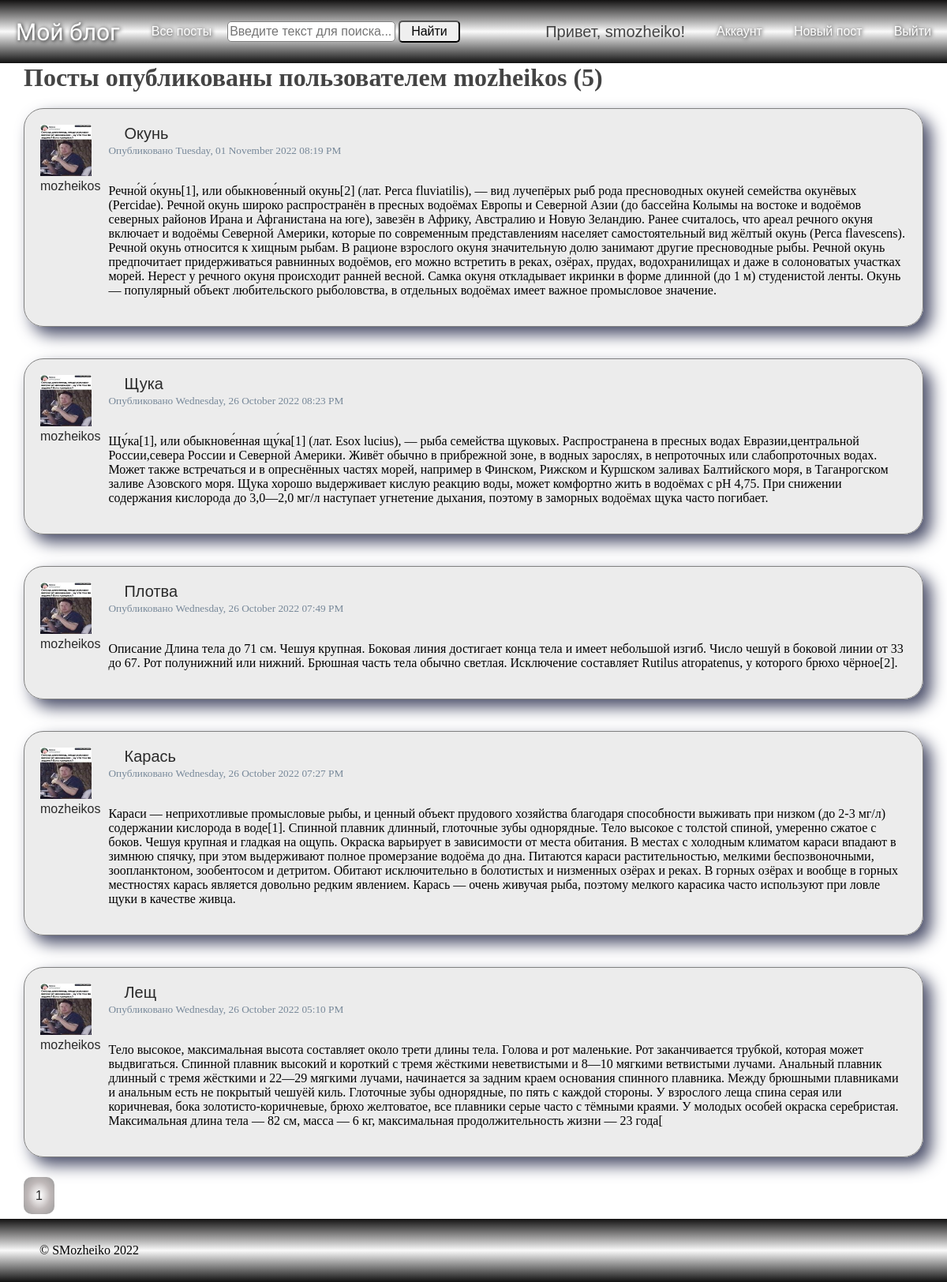
The app's page /user_posts?username=mozheikos (signed in) with its own data.
### blog_flask/models.py (models this page shows, shortened)
class SaveMixin:
    def save(self):
        db.session.add(self)
        db.session.commit()

class User(db.Model, UserMixin, SaveMixin):
    id = db.Column(db.Integer, primary_key=True)
    username = db.Column(db.String(20), unique=True, nullable=False)
    email = db.Column(db.String(120), unique=True, nullable=False)
    avatar = db.Column(db.String(100), nullable=False, default='default.png')
    password = db.Column(db.String(100), nullable=False)
    posts = db.relationship(
        'Post',
        back_populates='author',
        lazy=True,
        uselist=True,
        cascade='all, delete-orphan'
    )
    comments = db.relationship(
        'Comment',
        back_populates='author',
        lazy=True,
        uselist=True,
        cascade='all, delete-orphan'
    )

class Post(db.Model, SaveMixin):
    id = db.Column(db.Integer, primary_key=True)
    title = db.Column(db.String(100), nullable=False)
    created_at = db.Column(db.DateTime, nullable=False, default=datetime.datetime.utcnow())
    content = db.Column(db.Text, nullable=False)
    user_id = db.Column(
        db.Integer, db.ForeignKey(
            'user.id',
            ondelete='CASCADE',
            onupdate='CASCADE'
        ), nullable=False
    )
    author = db.relationship(
        User,
        back_populates='posts',
        uselist=False
    )
    comments = db.relationship(
        'Comment',
        back_populates='post',
        uselist=True,
        cascade='all, delete-orphan'
    )
    images = db.relationship(
        'Images',
        back_populates='post',
        uselist=True,
        cascade='all, delete-orphan',
        lazy='select'
    )

### blog_flask/users/routes.py (the view)
@users.route('/user_posts')
def user_posts():
    username = request.args.get('username', type=str)
    page = request.args.get('page', 1, type=int)
    user = User.query.filter_by(username=username).first()
    posts = Post.query.filter_by(author=user).order_by(
        Post.created_at.desc()
    ).paginate(page=page, per_page=5)
    return render_template('user_posts.html', posts=posts, user=user)

### blog_flask/context_processsors.py
class SearchForm(FlaskForm):
    search = StringField(
        label='Поиск',
        validators=[DataRequired()]
    )
    find = SubmitField(
        label='Найти'
    )

### blog_flask/models.py (called while the page is built)
@login_manager.user_loader
def load_user(user_id):
    return User.query.get(int(user_id))

### run.py (called while the page is built)
@app.context_processor
def search():
    form = SearchForm()
    return dict(search=form)

@app.context_processor
def year():
    today_year = datetime.datetime.now().year
    return dict(year=today_year)

### blog_flask/templates/user_posts.html
{% extends "layout.html" %}
{% block content %}
    <h1 class="mb-3">Посты опубликованы пользователем {{ user.username }} ({{ posts.total }})</h1>
    {% for post in posts.items %}
    <div class="content-card">
      <div class="card-author">
        <img class="article-img" src="{{ url_for('static', filename='profile_pictures/' + post.author.avatar) }}">
        <a class="navbar-user card-title card-author" href="{{ url_for('users.user_posts', username=post.author.username) }}" style="margin: 0 auto">{{ post.author.username }}</a>
      </div>
      <div class="card">
        <div class="card-body">
          <h4 class="card-title"><a class="navbar-user card-title" href="{{ url_for('posts.post', post_id=post.id) }}">{{ post.title }}</a></h4>
          <small>Опубликовано {{ post.created_at.strftime('%A, %d %B %Y %I:%M %p') }}</small>
          <br>
          <br>
          <p class="card-text">{{ post.content }}</p>
        </div>
      </div>
    </div>
    {% endfor %}
    <div class="pagination">
        {% for page_num in posts.iter_pages(left_edge=1, right_edge=1, left_current=1, right_current=2) %}
          {% if page_num %}
            {% if posts.page == page_num %}
              <a class="paginate-button selected-page" href="{{ url_for('users.user_posts', username=user.username, page=page_num) }}">{{ page_num }}</a>
            {% else %}
              <a class="paginate-button" href="{{ url_for('users.user_posts', username=user.username, page=page_num) }}">{{ page_num }}</a>
            {% endif %}
          {% else %}
            ...
          {% endif %}
        {% endfor %}
    </div>
{% endblock content %}

### blog_flask/templates/layout.html (shortened to what this page needs)
<!DOCTYPE html>
<html>
<head>
    <link rel="stylesheet" type="text/css" href="{{ url_for('static', filename='main.css') }}">
</head>
<body>
    <div class="body">
        <div class="wrapper">
          <div class="navbar">
            <div class="navbar-main">
                <a class="navbar-brand" href="/">Мой блог</a>
                <a href="{{ url_for('posts.allpost') }}" class="nav-link nav-item navigation-links">
                    Все посты
                </a>
                <form class="search" action="{{ url_for('posts.allpost') }}" method="get">
                    {{ search.search(class="search-input", placeholder="Введите текст для поиска...") }}
                    {{ search.find(class="search-button") }}
                </form>
            </div>
            <div class="navbar-profile">
                {% if current_user.is_authenticated %}
                    <h4 class="navbar-user">Привет, {{ current_user.username }}!</h4>
                    <a href="{{ url_for('users.account') }}" class="nav-link nav-item navigation-links">
                        Аккаунт
                    </a>
                    <a href="{{ url_for('posts.publish') }}" class="nav-link nav-item navigation-links">
                        Новый пост
                    </a>
                    <a href="{{ url_for('users.logout') }}" class="nav-link nav-item navigation-links">
                        Выйти
                    </a>
                {% endif %}
            </div>
          </div>
            <div class="content">
              {% block content %}{% endblock %}
            </div>
        </div>
        <div class="footer">
            &copy; SMozheiko {{ year }}
        </div>
    </div>
</body>
</html>

### blog_flask/static/main.css (style rules this page uses)
body { margin: 0; padding: 0; }
.body { display: flex; flex-direction: column; min-height: 100vh; }
.wrapper { flex-grow: 1; }
.navbar, .footer { display: flex; height: 80px; align-items: center; position: sticky; justify-content: space-between; background: linear-gradient(rgb(19, 18, 18), rgb(250, 250, 250), rgb(17, 17, 17)); }
.footer { padding: 0 50px; box-sizing: border-box; }
.navbar-main, .navbar-profile { display: flex; align-items: center; }
.navbar-brand { text-decoration: none; font-size: 30px; font-family: 'Stalinist One', cursive; font-weight: normal; margin: 20px; color: white; text-shadow: 1px 1px 5px black; }
.navbar-user { font-size: 20px; font-family: Impact, Charcoal, sans-serif; font-weight: normal; margin: 20px; }
.nav-link { text-decoration: none; font-size: 16px; font-family: Impact, Charcoal, sans-serif; font-weight: normal; margin: 20px; color: white; text-shadow: 1px 1px 5px black; }
.search input { line-height: 20px; font-size: 16px; font-family: Ubuntu, sans-serif; font-weight: normal; border-radius: 5px; }
.search-input { padding: 2px; color: black; border: 1px solid gray; }
.search-button { padding: 2px 14px; cursor: pointer; color: black; }
.content { position: relative; display: flex; flex-direction: column; margin: 0 auto; padding: 0; max-width: 1140px; background-color: #fff; justify-content: flex-start; }
.pagination { margin: 20px 0; }
.paginate-button { margin-right: 10px; padding: 15px; border-radius: 10px; box-sizing: border-box; box-shadow: 2px 2px 2px 1px black; font-family: Impact, Charcoal, sans-serif; text-decoration: none; color: #2a2a2a; background: radial-gradient(white 5%, rgb(192, 185, 185), rgb(152, 152, 152)); }
.selected-page { box-shadow: none; }
h1, h2, h3, h4, h5, h6 { margin: 0; color: #444444; }
.content-card { display: flex; padding: 20px; border: 1px solid grey; border-radius: 25px; background-color: rgba(218, 218, 218,50%); box-shadow: 10px 10px 20px #4a4e69; margin: 20px 0; }
.card { margin-left: 10px; }
.card-title { text-decoration: none; color: #2a2a2a; }
.card-author { font-size: 16px; margin: 0; }
.article-img { height: 65px; width: 65px; padding: 0; margin: 0; }
small { color: lightslategrey; }

### records on screen
User: username "smozheiko"
User: username "mozheikos"
Post: avatar (picture), author.username "mozheikos", title "Окунь", created_at "Tuesday, 01 November 2022 08:19 PM", content "Речно́й о́кунь[1], или обыкнове́нный окунь[2] (лат. Perca fluviatilis), — вид лучепёрых рыб рода пресноводных окуней семейства окунёвых (Percidae). Речной окунь широко распространён в пресных водоёмах Европы и Северной Азии (до бассейна Колымы на востоке и водоёмов северных районов Ирана и Афганистана на юге), завезён в Африку, Австралию и Новую Зеландию. Ранее считалось, что ареал речного окуня включает и водоёмы Северной Америки, которые по современным представлениям населяет самостоятельный вид жёлтый окунь (Perca flavescens). Речной окунь относится к хищным рыбам. В рационе взрослого окуня значительную долю занимают другие пресноводные рыбы. Речной окунь предпочитает придерживаться…"
Post: avatar (picture), author.username "mozheikos", title "Щука", created_at "Wednesday, 26 October 2022 08:23 PM", content "Щу́ка[1], или обыкнове́нная щу́ка[1] (лат. Esox lucius), — рыба семейства щуковых. Распространена в пресных водах Евразии,центральной России,севера России и Северной Америки. Живёт обычно в прибрежной зоне, в водных зарослях, в непроточных или слабопроточных водах. Может также встречаться и в опреснённых частях морей, например в Финском, Рижском и Куршском заливах Балтийского моря, в Таганрогском заливе Азовского моря. Щука хорошо выдерживает кислую реакцию воды, может комфортно жить в водоёмах с pH 4,75. При снижении содержания кислорода до 3,0—2,0 мг/л наступает угнетение дыхания, поэтому в заморных водоёмах щука часто погибает."
Post: avatar (picture), author.username "mozheikos", title "Плотва", created_at "Wednesday, 26 October 2022 07:49 PM", content "Описание Длина тела до 71 см. Чешуя крупная. Боковая линия достигает конца тела и имеет небольшой изгиб. Число чешуй в боковой линии от 33 до 67. Рот полунижний или нижний. Брюшная часть тела обычно светлая. Исключение составляет Rutilus atropatenus, у которого брюхо чёрное[2]."
Post: avatar (picture), author.username "mozheikos", title "Карась", created_at "Wednesday, 26 October 2022 07:27 PM", content "Караси — неприхотливые промысловые рыбы, и ценный объект прудового хозяйства благодаря способности выживать при низком (до 2-3 мг/л) содержании кислорода в воде[1]. Спинной плавник длинный, глоточные зубы однорядные. Тело высокое с толстой спиной, умеренно сжатое с боков. Чешуя крупная и гладкая на ощупь. Окраска варьирует в зависимости от места обитания. В местах с холодным климатом караси впадают в зимнюю спячку, при этом выдерживают полное промерзание водоёма до дна. Питаются караси растительностью, мелкими беспозвоночными, зоопланктоном, зообентосом и детритом. Обитают исключительно в болотистых и низменных озёрах и реках. В горных озёрах и вообще в горных местностях карась является…"
Post: avatar (picture), author.username "mozheikos", title "Лещ", created_at "Wednesday, 26 October 2022 05:10 PM", content "Тело высокое, максимальная высота составляет около трети длины тела. Голова и рот маленькие. Рот заканчивается трубкой, которая может выдвигаться. Спинной плавник высокий и короткий с тремя жёсткими неветвистыми и 8—10 мягкими ветвистыми лучами. Анальный плавник длинный с тремя жёсткими и 22—29 мягкими лучами, начинается за задним краем основания спинного плавника. Между брюшными плавниками и анальным есть не покрытый чешуёй киль. Глоточные зубы однорядные, по пять с каждой стороны. У взрослого леща спина серая или коричневая, бока золотисто-коричневые, брюхо желтоватое, все плавники серые часто с тёмными краями. У молодых особей окраска серебристая. Максимальная длина тела — 82 см, масса —…"

### other values on screen
{{ posts.total }} "5"
{{ page_num }} "1"
